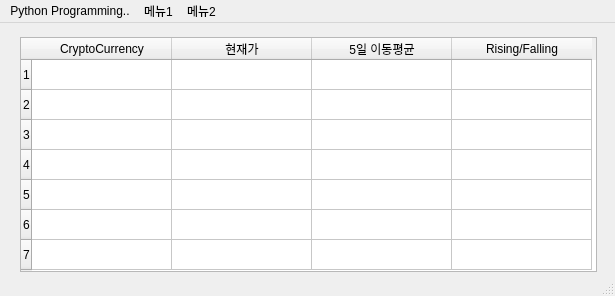
<?xml version="1.0" encoding="UTF-8"?>
<ui version="4.0">
 <class>MainWindow</class>
 <widget class="QMainWindow" name="MainWindow">
  <property name="geometry">
   <rect>
    <x>0</x>
    <y>0</y>
    <width>615</width>
    <height>296</height>
   </rect>
  </property>
  <property name="windowTitle">
   <string>Rising / Falling 알리미</string>
  </property>
  <widget class="QWidget" name="centralwidget">
   <widget class="QTableWidget" name="tableWidget">
    <property name="geometry">
     <rect>
      <x>20</x>
      <y>14</y>
      <width>577</width>
      <height>235</height>
     </rect>
    </property>
    <property name="frameShape">
     <enum>QFrame::StyledPanel</enum>
    </property>
    <property name="frameShadow">
     <enum>QFrame::Sunken</enum>
    </property>
    <property name="midLineWidth">
     <number>1</number>
    </property>
    <property name="showGrid">
     <bool>true</bool>
    </property>
    <property name="gridStyle">
     <enum>Qt::SolidLine</enum>
    </property>
    <property name="sortingEnabled">
     <bool>false</bool>
    </property>
    <property name="rowCount">
     <number>7</number>
    </property>
    <property name="columnCount">
     <number>4</number>
    </property>
    <attribute name="horizontalHeaderVisible">
     <bool>true</bool>
    </attribute>
    <attribute name="horizontalHeaderCascadingSectionResizes">
     <bool>false</bool>
    </attribute>
    <attribute name="horizontalHeaderDefaultSectionSize">
     <number>140</number>
    </attribute>
    <attribute name="horizontalHeaderHighlightSections">
     <bool>true</bool>
    </attribute>
    <attribute name="horizontalHeaderShowSortIndicator" stdset="0">
     <bool>true</bool>
    </attribute>
    <attribute name="verticalHeaderVisible">
     <bool>true</bool>
    </attribute>
    <attribute name="verticalHeaderDefaultSectionSize">
     <number>30</number>
    </attribute>
    <row/>
    <row/>
    <row/>
    <row/>
    <row/>
    <row/>
    <row/>
    <column>
     <property name="text">
      <string>CryptoCurrency</string>
     </property>
     <property name="textAlignment">
      <set>AlignCenter</set>
     </property>
     <property name="background">
      <color>
       <red>170</red>
       <green>0</green>
       <blue>255</blue>
      </color>
     </property>
     <property name="foreground">
      <brush brushstyle="NoBrush">
       <color alpha="255">
        <red>255</red>
        <green>255</green>
        <blue>127</blue>
       </color>
      </brush>
     </property>
    </column>
    <column>
     <property name="text">
      <string>현재가</string>
     </property>
     <property name="textAlignment">
      <set>AlignCenter</set>
     </property>
     <property name="background">
      <color>
       <red>0</red>
       <green>170</green>
       <blue>255</blue>
      </color>
     </property>
    </column>
    <column>
     <property name="text">
      <string>5일 이동평균</string>
     </property>
     <property name="textAlignment">
      <set>AlignCenter</set>
     </property>
    </column>
    <column>
     <property name="text">
      <string>Rising/Falling</string>
     </property>
     <property name="textAlignment">
      <set>AlignCenter</set>
     </property>
    </column>
    <item row="0" column="0">
     <property name="text">
      <string/>
     </property>
     <property name="textAlignment">
      <set>AlignCenter</set>
     </property>
    </item>
    <item row="0" column="1">
     <property name="text">
      <string/>
     </property>
     <property name="textAlignment">
      <set>AlignCenter</set>
     </property>
    </item>
    <item row="0" column="2">
     <property name="text">
      <string/>
     </property>
     <property name="textAlignment">
      <set>AlignCenter</set>
     </property>
    </item>
    <item row="0" column="3">
     <property name="text">
      <string/>
     </property>
     <property name="textAlignment">
      <set>AlignCenter</set>
     </property>
     <property name="background">
      <brush brushstyle="NoBrush">
       <color alpha="255">
        <red>0</red>
        <green>0</green>
        <blue>255</blue>
       </color>
      </brush>
     </property>
    </item>
   </widget>
  </widget>
  <widget class="QStatusBar" name="statusbar"/>
  <widget class="QMenuBar" name="menubar">
   <property name="geometry">
    <rect>
     <x>0</x>
     <y>0</y>
     <width>615</width>
     <height>21</height>
    </rect>
   </property>
   <widget class="QMenu" name="menuPython_Programming">
    <property name="title">
     <string>Python Programming..</string>
    </property>
   </widget>
   <widget class="QMenu" name="menu">
    <property name="title">
     <string>메뉴1</string>
    </property>
   </widget>
   <widget class="QMenu" name="menu_2">
    <property name="title">
     <string>메뉴2</string>
    </property>
   </widget>
   <addaction name="menuPython_Programming"/>
   <addaction name="menu"/>
   <addaction name="menu_2"/>
  </widget>
 </widget>
 <resources/>
 <connections/>
</ui>
